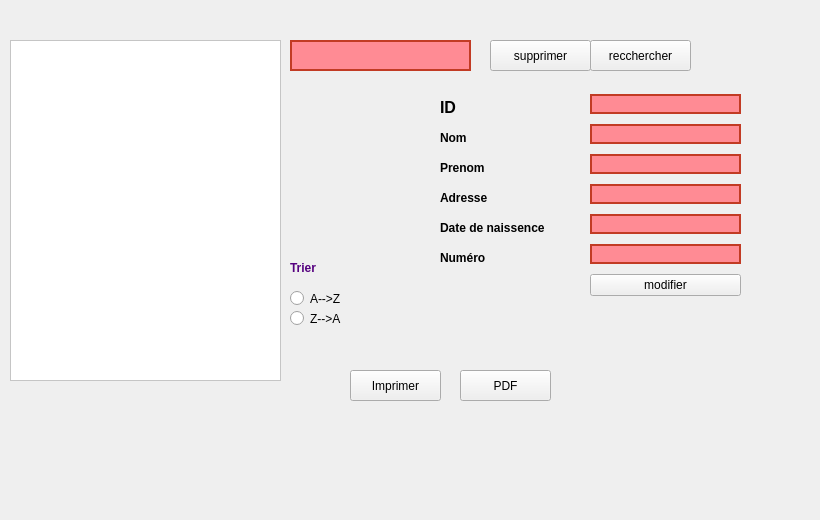
      <widget class="QWidget" name="afficher">
       <attribute name="title">
        <string>liste des employés</string>
       </attribute>
       <widget class="QTableView" name="tableView_empl">
        <property name="geometry">
         <rect>
          <x>10</x>
          <y>40</y>
          <width>271</width>
          <height>341</height>
         </rect>
        </property>
        <property name="styleSheet">
         <string notr="true">background-color: rgb(255, 255, 255);</string>
        </property>
       </widget>
       <widget class="QPushButton" name="pushButton_2">
        <property name="geometry">
         <rect>
          <x>490</x>
          <y>40</y>
          <width>101</width>
          <height>31</height>
         </rect>
        </property>
        <property name="text">
         <string>supprimer</string>
        </property>
       </widget>
       <widget class="QLineEdit" name="lineEdit_7">
        <property name="geometry">
         <rect>
          <x>290</x>
          <y>40</y>
          <width>181</width>
          <height>31</height>
         </rect>
        </property>
        <property name="styleSheet">
         <string notr="true">QLineEdit
{
border:2px solid rgb(194, 59, 36);
border-radius:20px;
color:#FFF;
padding-left :20px;
padding-right :20px;
background-color:rgb(255,139, 148) ;

}
QLineEdit:hover
{
border: 2px solid rgb(0,0,0);
background-color:rgb(200, 200, 200) ;
}
QLineEdit:focus
{
border:2px solid rgb(0,0,0);
background-color: rgb(121, 121, 121);
}</string>
        </property>
       </widget>
       <widget class="QWidget" name="verticalLayoutWidget">
        <property name="geometry">
         <rect>
          <x>580</x>
          <y>80</y>
          <width>171</width>
          <height>231</height>
         </rect>
        </property>
        <layout class="QVBoxLayout" name="verticalLayout" stretch="0,0,0,0,0,0,0">
         <property name="leftMargin">
          <number>10</number>
         </property>
         <property name="topMargin">
          <number>10</number>
         </property>
         <property name="rightMargin">
          <number>10</number>
         </property>
         <property name="bottomMargin">
          <number>10</number>
         </property>
         <item>
          <widget class="QLineEdit" name="lineEdit_16">
           <property name="styleSheet">
            <string notr="true">QLineEdit
{
border:2px solid rgb(194, 59, 36);
border-radius:20px;
color:#FFF;
padding-left :20px;
padding-right :20px;
background-color:rgb(255,139, 148) ;

}
QLineEdit:hover
{
border: 2px solid rgb(0,0,0);
background-color:rgb(200, 200, 200) ;
}
QLineEdit:focus
{
border:2px solid rgb(0,0,0);
background-color: rgb(121, 121, 121);
}</string>
           </property>
          </widget>
         </item>
         <item>
          <widget class="QLineEdit" name="lineEdit_17">
           <property name="styleSheet">
            <string notr="true">QLineEdit
{
border:2px solid rgb(194, 59, 36);
border-radius:20px;
color:#FFF;
padding-left :20px;
padding-right :20px;
background-color:rgb(255,139, 148) ;

}
QLineEdit:hover
{
border: 2px solid rgb(0,0,0);
background-color:rgb(200, 200, 200) ;
}
QLineEdit:focus
{
border:2px solid rgb(0,0,0);
background-color: rgb(121, 121, 121);
}</string>
           </property>
          </widget>
         </item>
         <item>
          <widget class="QLineEdit" name="lineEdit_18">
           <property name="styleSheet">
            <string notr="true">QLineEdit
{
border:2px solid rgb(194, 59, 36);
border-radius:20px;
color:#FFF;
padding-left :20px;
padding-right :20px;
background-color:rgb(255,139, 148) ;

}
QLineEdit:hover
{
border: 2px solid rgb(0,0,0);
background-color:rgb(200, 200, 200) ;
}
QLineEdit:focus
{
border:2px solid rgb(0,0,0);
background-color: rgb(121, 121, 121);
}</string>
           </property>
          </widget>
         </item>
         <item>
          <widget class="QLineEdit" name="lineEdit_19">
           <property name="styleSheet">
            <string notr="true">QLineEdit
{
border:2px solid rgb(194, 59, 36);
border-radius:20px;
color:#FFF;
padding-left :20px;
padding-right :20px;
background-color:rgb(255,139, 148) ;

}
QLineEdit:hover
{
border: 2px solid rgb(0,0,0);
background-color:rgb(200, 200, 200) ;
}
QLineEdit:focus
{
border:2px solid rgb(0,0,0);
background-color: rgb(121, 121, 121);
}</string>
           </property>
          </widget>
         </item>
         <item>
          <widget class="QLineEdit" name="lineEdit_20">
           <property name="styleSheet">
            <string notr="true">QLineEdit
{
border:2px solid rgb(194, 59, 36);
border-radius:20px;
color:#FFF;
padding-left :20px;
padding-right :20px;
background-color:rgb(255,139, 148) ;

}
QLineEdit:hover
{
border: 2px solid rgb(0,0,0);
background-color:rgb(200, 200, 200) ;
}
QLineEdit:focus
{
border:2px solid rgb(0,0,0);
background-color: rgb(121, 121, 121);
}</string>
           </property>
          </widget>
         </item>
         <item>
          <widget class="QLineEdit" name="lineEdit_21">
           <property name="styleSheet">
            <string notr="true">QLineEdit
{
border:2px solid rgb(194, 59, 36);
border-radius:20px;
color:#FFF;
padding-left :20px;
padding-right :20px;
background-color:rgb(255,139, 148) ;

}
QLineEdit:hover
{
border: 2px solid rgb(0,0,0);
background-color:rgb(200, 200, 200) ;
}
QLineEdit:focus
{
border:2px solid rgb(0,0,0);
background-color: rgb(121, 121, 121);
}</string>
           </property>
          </widget>
         </item>
         <item>
          <widget class="QPushButton" name="pushButton_modif">
           <property name="text">
            <string>modifier</string>
           </property>
          </widget>
         </item>
        </layout>
       </widget>
       <widget class="QPushButton" name="pushButton_modi">
        <property name="geometry">
         <rect>
          <x>590</x>
          <y>40</y>
          <width>101</width>
          <height>31</height>
         </rect>
        </property>
        <property name="text">
         <string>recchercher</string>
        </property>
       </widget>
       <widget class="QLabel" name="label_14">
        <property name="geometry">
         <rect>
          <x>440</x>
          <y>90</y>
          <width>121</width>
          <height>36</height>
         </rect>
        </property>
        <property name="styleSheet">
         <string notr="true">font: 75 11pt &quot;MS Shell Dlg 2&quot;;</string>
        </property>
        <property name="text">
         <string>&lt;html&gt;&lt;head/&gt;&lt;body&gt;&lt;p&gt;&lt;span style=&quot; font-size:12pt; font-weight:600; color:#000000;&quot;&gt;ID&lt;/span&gt;&lt;/p&gt;&lt;/body&gt;&lt;/html&gt;</string>
        </property>
       </widget>
       <widget class="QLabel" name="label_15">
        <property name="geometry">
         <rect>
          <x>440</x>
          <y>120</y>
          <width>121</width>
          <height>36</height>
         </rect>
        </property>
        <property name="styleSheet">
         <string notr="true">font: 75 11pt &quot;MS Shell Dlg 2&quot;;</string>
        </property>
        <property name="text">
         <string>&lt;html&gt;&lt;head/&gt;&lt;body&gt;&lt;p&gt;&lt;span style=&quot; font-weight:600; color:#000000;&quot;&gt;Nom&lt;/span&gt;&lt;/p&gt;&lt;/body&gt;&lt;/html&gt;</string>
        </property>
       </widget>
       <widget class="QLabel" name="label_16">
        <property name="geometry">
         <rect>
          <x>440</x>
          <y>150</y>
          <width>121</width>
          <height>36</height>
         </rect>
        </property>
        <property name="styleSheet">
         <string notr="true">font: 75 11pt &quot;MS Shell Dlg 2&quot;;</string>
        </property>
        <property name="text">
         <string>&lt;html&gt;&lt;head/&gt;&lt;body&gt;&lt;p&gt;&lt;span style=&quot; font-weight:600; color:#000000;&quot;&gt;Prenom&lt;/span&gt;&lt;/p&gt;&lt;/body&gt;&lt;/html&gt;</string>
        </property>
       </widget>
       <widget class="QLabel" name="label_17">
        <property name="geometry">
         <rect>
          <x>440</x>
          <y>180</y>
          <width>121</width>
          <height>36</height>
         </rect>
        </property>
        <property name="styleSheet">
         <string notr="true">font: 75 11pt &quot;MS Shell Dlg 2&quot;;</string>
        </property>
        <property name="text">
         <string>&lt;html&gt;&lt;head/&gt;&lt;body&gt;&lt;p&gt;&lt;span style=&quot; font-weight:600; color:#000000;&quot;&gt;Adresse&lt;/span&gt;&lt;/p&gt;&lt;/body&gt;&lt;/html&gt;</string>
        </property>
       </widget>
       <widget class="QLabel" name="label_18">
        <property name="geometry">
         <rect>
          <x>440</x>
          <y>210</y>
          <width>141</width>
          <height>36</height>
         </rect>
        </property>
        <property name="styleSheet">
         <string notr="true">font: 75 11pt &quot;MS Shell Dlg 2&quot;;</string>
        </property>
        <property name="text">
         <string>&lt;html&gt;&lt;head/&gt;&lt;body&gt;&lt;p&gt;&lt;span style=&quot; font-weight:600; color:#000000;&quot;&gt;Date de naissence&lt;/span&gt;&lt;/p&gt;&lt;/body&gt;&lt;/html&gt;</string>
        </property>
       </widget>
       <widget class="QLabel" name="label_19">
        <property name="geometry">
         <rect>
          <x>440</x>
          <y>240</y>
          <width>131</width>
          <height>36</height>
         </rect>
        </property>
        <property name="styleSheet">
         <string notr="true">font: 75 11pt &quot;MS Shell Dlg 2&quot;;</string>
        </property>
        <property name="text">
         <string>&lt;html&gt;&lt;head/&gt;&lt;body&gt;&lt;p&gt;&lt;span style=&quot; font-weight:600; color:#000000;&quot;&gt;Numéro&lt;/span&gt;&lt;/p&gt;&lt;/body&gt;&lt;/html&gt;</string>
        </property>
       </widget>
       <widget class="QRadioButton" name="radioButton">
        <property name="geometry">
         <rect>
          <x>290</x>
          <y>290</y>
          <width>82</width>
          <height>17</height>
         </rect>
        </property>
        <property name="text">
         <string>A--&gt;Z</string>
        </property>
       </widget>
       <widget class="QRadioButton" name="radioButton_2">
        <property name="geometry">
         <rect>
          <x>290</x>
          <y>310</y>
          <width>82</width>
          <height>17</height>
         </rect>
        </property>
        <property name="text">
         <string>Z--&gt;A</string>
        </property>
       </widget>
       <widget class="QLabel" name="label_20">
        <property name="geometry">
         <rect>
          <x>290</x>
          <y>250</y>
          <width>121</width>
          <height>36</height>
         </rect>
        </property>
        <property name="styleSheet">
         <string notr="true">font: 75 11pt &quot;MS Shell Dlg 2&quot;;</string>
        </property>
        <property name="text">
         <string>&lt;html&gt;&lt;head/&gt;&lt;body&gt;&lt;p&gt;&lt;span style=&quot; font-weight:600; color:#55007f;&quot;&gt;Trier&lt;/span&gt;&lt;/p&gt;&lt;/body&gt;&lt;/html&gt;</string>
        </property>
       </widget>
       <widget class="QPushButton" name="pushButton_imprimer">
        <property name="geometry">
         <rect>
          <x>350</x>
          <y>370</y>
          <width>91</width>
          <height>31</height>
         </rect>
        </property>
        <property name="text">
         <string>Imprimer</string>
        </property>
       </widget>
       <widget class="QPushButton" name="pushButton_pdf">
        <property name="geometry">
         <rect>
          <x>460</x>
          <y>370</y>
          <width>91</width>
          <height>31</height>
         </rect>
        </property>
        <property name="text">
         <string>PDF</string>
        </property>
       </widget>
       <widget class="QLabel" name="label_8">
        <property name="geometry">
         <rect>
          <x>-40</x>
          <y>-110</y>
          <width>811</width>
          <height>511</height>
         </rect>
        </property>
        <property name="text">
         <string/>
        </property>
        <property name="pixmap">
         <pixmap>../../employee-engagement.jpg</pixmap>
        </property>
       </widget>
       <zorder>label_8</zorder>
       <zorder>tableView_empl</zorder>
       <zorder>pushButton_2</zorder>
       <zorder>lineEdit_7</zorder>
       <zorder>verticalLayoutWidget</zorder>
       <zorder>pushButton_modi</zorder>
       <zorder>label_14</zorder>
       <zorder>label_15</zorder>
       <zorder>label_16</zorder>
       <zorder>label_17</zorder>
       <zorder>label_18</zorder>
       <zorder>label_19</zorder>
       <zorder>radioButton</zorder>
       <zorder>radioButton_2</zorder>
       <zorder>label_20</zorder>
       <zorder>pushButton_imprimer</zorder>
       <zorder>pushButton_pdf</zorder>
      </widget>
